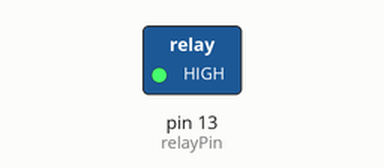
Simulated run of this sketch. Board: Arduino Uno, built with avr-gcc and run on an emulated ATmega328P. On the bench: switched loads named in the sketch (green lamp = pin HIGH).

Above: at 2.5 s.
At 7.5 s:
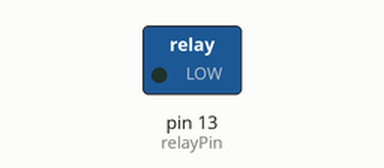
Timing chart, 0 to 13.0 s (numbered marks = the images above):
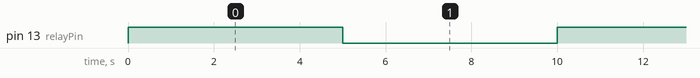

Measured:
- by itself, pin 13 (relayPin): alternates HIGH for 5.0 s and LOW for 5.0 s

The sketch:

relay_led.ino
```cpp
#define relayPin 13
void setup() {
  // put your setup code here, to run once:
pinMode(relayPin,OUTPUT);
}

void loop() {
  // put your main code here, to run repeatedly:
digitalWrite(relayPin,HIGH);
digitalWrite(2,HIGH);
delay(5000);
digitalWrite(relayPin,LOW);
digitalWrite(2,LOW);
delay(5000);
}
```
